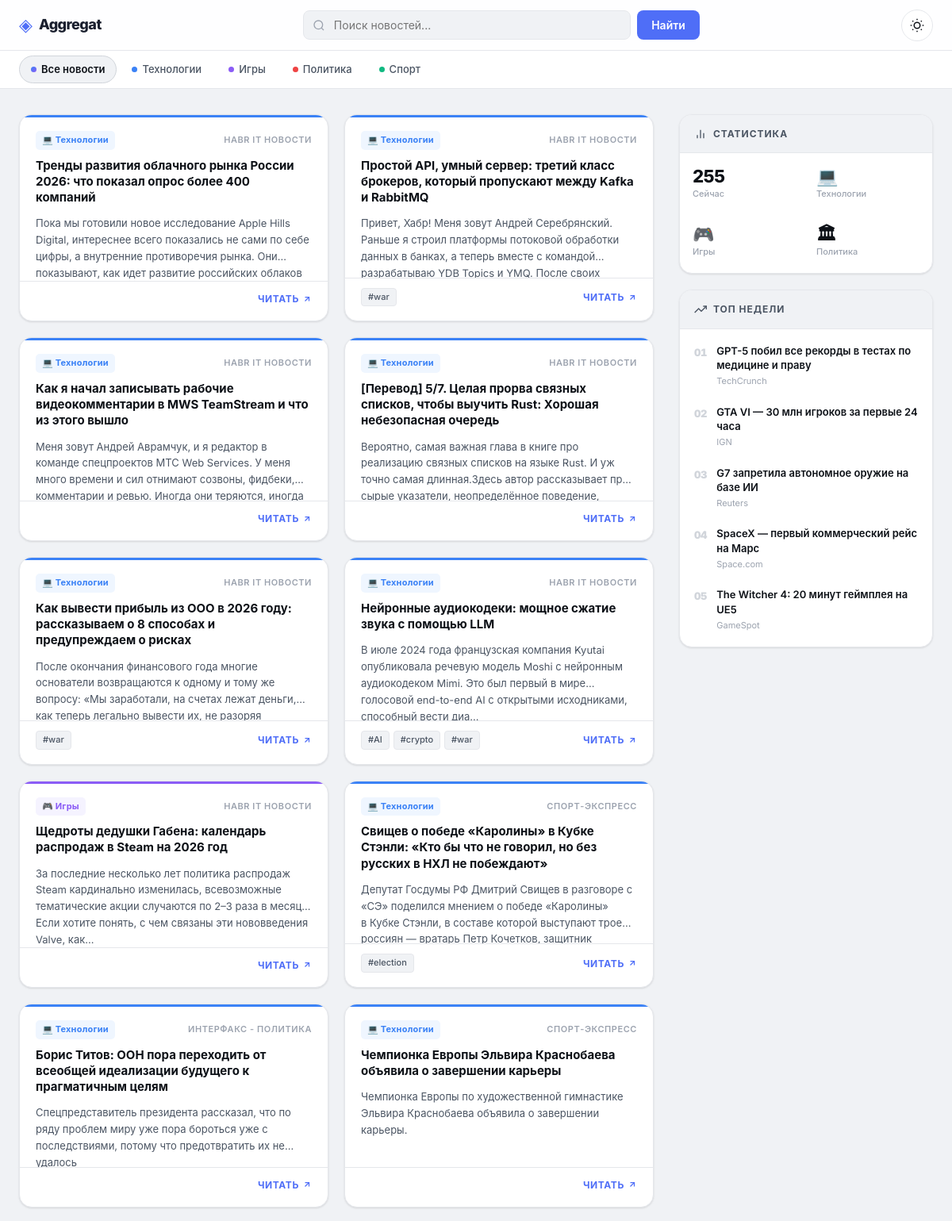
The page / (upper part) on the database its author committed.
### tables this page shows
CREATE TABLE articles (
        id INTEGER PRIMARY KEY AUTOINCREMENT,
        title TEXT UNIQUE,
        link TEXT,
        description TEXT,
        published TEXT,
        source TEXT,
        category TEXT DEFAULT 'Unknown',
        tags TEXT DEFAULT ''
    );

### app.py (the view)
@app.route("/")
def home():
    search = request.args.get("search", "")
    category = request.args.get("category", "")
    conn = get_connection()
    cursor = conn.cursor()
    query = """
        SELECT title, source, link, description, published, category, tags
        FROM articles
        WHERE 1=1
    """
    params = []
    if search:
        query += " AND title LIKE ?"
        params.append(f"%{search}%")
    if category:
        query += " AND category = ?"
        params.append(category)
    query += " ORDER BY id DESC"
    cursor.execute(query, params)
    articles = cursor.fetchall()
    conn.close()
    return render_template("index.html", articles=articles)

### app.py (called while the page is built)
def get_connection():
    return sqlite3.connect(DB_NAME)

### templates/index.html (shortened to what this page needs)
<!DOCTYPE html>
<html lang="ru">
<head>
    <link rel="stylesheet" href="{{ url_for('static', filename='style.css') }}">
</head>
<body>
<nav class="topnav">
    <div class="topnav-inner">
        <a class="brand" href="/">
            <span class="brand-icon">◈</span>
            <span class="brand-name">Aggregat</span>
        </a>
        <form class="search-form" method="GET" action="/">
            <div class="search-wrap">
                <input
                    type="text"
                    name="search"
                    placeholder="Поиск новостей..."
                    value="{{ request.args.get('search', '') }}"
                >
            </div>
            <button type="submit" class="btn-search">Найти</button>
        </form>
        <button class="theme-toggle" onclick="toggleTheme()" aria-label="Переключить тему">
            <svg class="icon-sun" width="18" height="18" viewBox="0 0 24 24" fill="none" stroke="currentColor" stroke-width="2"><circle cx="12" cy="12" r="5"/><path d="M12 1v2M12 21v2M4.22 4.22l1.42 1.42M18.36 18.36l1.42 1.42M1 12h2M21 12h2M4.22 19.78l1.42-1.42M18.36 5.64l1.42-1.42"/></svg>
        </button>
    </div>
</nav>
<div class="catbar">
    <div class="catbar-inner">
        {% set current_cat = request.args.get('category', '')|lower %}
        <a href="/" class="cat-pill {% if not current_cat %}active{% endif %}">
            <span class="cat-dot all"></span>Все новости
        </a>
        <a href="/?category=technology" class="cat-pill {% if current_cat == 'technology' %}active{% endif %}">
            <span class="cat-dot tech"></span>Технологии
        </a>
        <a href="/?category=gaming" class="cat-pill {% if current_cat == 'gaming' %}active{% endif %}">
            <span class="cat-dot gaming"></span>Игры
        </a>
        <a href="/?category=politics" class="cat-pill {% if current_cat == 'politics' %}active{% endif %}">
            <span class="cat-dot politics"></span>Политика
        </a>
        <a href="/?category=sport" class="cat-pill {% if current_cat == 'sport' %}active{% endif %}">
            <span class="cat-dot sport"></span>Спорт
        </a>
    </div>
</div>
<div class="page-wrapper">
    <main class="feed">
        {% if articles %}
            {% for article in articles %}
            {% set clean_cat = (article[5]|default('unknown')|string|trim|lower) %}
            <article class="card cat-{{ clean_cat }}">
                <div class="card-header">
                    <div class="card-meta-row">
                        <span class="badge badge-{{ clean_cat }}">
                            {% if clean_cat == 'technology' %}💻 Технологии
                            {% elif clean_cat == 'gaming' %}🎮 Игры
                            {% elif clean_cat == 'politics' %}🏛 Политика
                            {% elif clean_cat == 'sport' %}⚽ Спорт
                            {% else %}📰 Новости{% endif %}
                        </span>
                        <span class="source-name">{{ article[1] }}</span>
                    </div>
                    <h2 class="card-title"><a href="{{ article[2] }}" target="_blank" rel="noopener">{{ article[0] }}</a></h2>
                </div>
                {% if article[3] %}
                <p class="card-desc">{{ article[3][:200] }}{% if article[3]|length > 200 %}…{% endif %}</p>
                {% endif %}
                <div class="card-footer">
                    <div class="tags">
                        {% for tag in (article[6] or '').split(',') if tag.strip() %}
                        <span class="tag">#{{ tag.strip() }}</span>
                        {% endfor %}
                    </div>
                    <a href="{{ article[2] }}" target="_blank" rel="noopener" class="read-link">
                        Читать <svg width="12" height="12" viewBox="0 0 24 24" fill="none" stroke="currentColor" stroke-width="2.5"><line x1="7" y1="17" x2="17" y2="7"/><polyline points="7 7 17 7 17 17"/></svg>
                    </a>
                </div>
            </article>
            {% endfor %}
        {% endif %}
    </main>
    <aside class="sidebar">
        <div class="sidebar-sticky">
            <div class="widget">
                <div class="widget-header">
                    <svg width="16" height="16" viewBox="0 0 24 24" fill="none" stroke="currentColor" stroke-width="2"><path d="M18 20V10"/><path d="M12 20V4"/><path d="M6 20v-6"/></svg>
                </div>
                <div class="stats-grid">
                    <div class="stat-item">
                        <span class="stat-num">{{ articles|length }}</span>
                        <span class="stat-label">Сейчас</span>
                    </div>
                    <div class="stat-item">
                        <span class="stat-num tech-color">💻</span>
                        <span class="stat-label">Технологии</span>
                    </div>
                    <div class="stat-item">
                        <span class="stat-num gaming-color">🎮</span>
                        <span class="stat-label">Игры</span>
                    </div>
                    <div class="stat-item">
                        <span class="stat-num pol-color">🏛</span>
                        <span class="stat-label">Политика</span>
                    </div>
                </div>
            </div>
            <div class="widget">
                <div class="widget-header">
                    <svg width="16" height="16" viewBox="0 0 24 24" fill="none" stroke="currentColor" stroke-width="2"><polyline points="23 6 13.5 15.5 8.5 10.5 1 18"/><polyline points="17 6 23 6 23 12"/></svg>
                </div>
                <ol class="trending-list">
                    <li class="trending-item">
                        <span class="trend-num">01</span>
                        <div>
                            <a class="trend-title" href="#">GPT-5 побил все рекорды в тестах по медицине и праву</a>
                            <span class="trend-src">TechCrunch</span>
                        </div>
                    </li>
                    <li class="trending-item">
                        <span class="trend-num">02</span>
                        <div>
                            <a class="trend-title" href="#">GTA VI — 30 млн игроков за первые 24 часа</a>
                            <span class="trend-src">IGN</span>
                        </div>
                    </li>
                    <li class="trending-item">
                        <span class="trend-num">03</span>
                        <div>
                            <a class="trend-title" href="#">G7 запретила автономное оружие на базе ИИ</a>
                            <span class="trend-src">Reuters</span>
                        </div>
                    </li>
                    <li class="trending-item">
                        <span class="trend-num">04</span>
                        <div>
                            <a class="trend-title" href="#">SpaceX — первый коммерческий рейс на Марс</a>
                            <span class="trend-src">Space.com</span>
                        </div>
                    </li>
                    <li class="trending-item">
                        <span class="trend-num">05</span>
                        <div>
                            <a class="trend-title" href="#">The Witcher 4: 20 минут геймплея на UE5</a>
                            <span class="trend-src">GameSpot</span>
                        </div>
                    </li>
                </ol>
            </div>
        </div>
    </aside>
</div>
</body>
</html>

### rows shown on the page
articles: shows "💻 Технологии", source "HABR IT НОВОСТИ", title "Тренды развития облачного рынка России 2026: что показал опрос более 400 компаний", description "Пока мы готовили новое исследование Apple Hills Digital, интереснее всего показались не сами по себе цифры, а внутренние противоречия рынка. Они показывают, как идет развитие российских…"
articles: shows "💻 Технологии", source "HABR IT НОВОСТИ", title "Простой API, умный сервер: третий класс брокеров, который пропускают между Kafka и RabbitMQ", description "Привет, Хабр! Меня зовут Андрей Серебрянский. Раньше я строил платформы потоковой обработки данных в банках, а теперь вместе с командой разрабатываю YDB Topics и YMQ. После…", strip "war"
articles: shows "💻 Технологии", source "HABR IT НОВОСТИ", title "Как я начал записывать рабочие видеокомментарии в MWS TeamStream и что из этого вышло", description "Меня зовут Андрей Аврамчук, и я редактор в команде спецпроектов МТС Web Services. У меня много времени и сил отнимают созвоны, фидбеки, комментарии и ревью. Иногда они теряются,…"
articles: shows "💻 Технологии", source "HABR IT НОВОСТИ", title "[Перевод] 5/7. Целая прорва связных списков, чтобы выучить Rust: Хорошая небезопасная очередь", description "Вероятно, самая важная глава в книге про реализацию связных списков на языке Rust. И уж точно самая длинная.Здесь автор рассказывает про сырые указатели, неопределённое…"
articles: shows "💻 Технологии", source "HABR IT НОВОСТИ", title "Как вывести прибыль из ООО в 2026 году: рассказываем о 8 способах и предупреждаем о рисках", description "После окончания финансового года многие основатели возвращаются к одному и тому же вопросу: «Мы заработали, на счетах лежат деньги, как теперь легально вывести их, не…", strip "war"
articles: shows "💻 Технологии", source "HABR IT НОВОСТИ", title "Нейронные аудиокодеки: мощное сжатие звука с помощью LLM", description "В июле 2024 года французская компания Kyutai опубликовала речевую модель Moshi с нейронным аудиокодеком Mimi. Это был первый в мире голосовой end-to-end AI с открытыми исходниками, способный вести диа", strip "AI" "crypto" "war"
articles: shows "🎮 Игры", source "HABR IT НОВОСТИ", title "Щедроты дедушки Габена: календарь распродаж в Steam на 2026 год", description "За последние несколько лет политика распродаж Steam кардинально изменилась, всевозможные тематические акции случаются по 2–3 раза в месяц. Если хотите понять, с чем связаны эти нововведения Valve, как"
articles: shows "💻 Технологии", source "СПОРТ-ЭКСПРЕСС", title "Свищев о победе «Каролины» в Кубке Стэнли: «Кто бы что не говорил, но без русских в НХЛ не побеждают»", description "Депутат Госдумы РФ Дмитрий Свищев в разговоре с «СЭ» поделился мнением о победе «Каролины» в Кубке Стэнли, в составе которой выступают трое россиян — вратарь Петр Кочетков,…", strip "election"
articles: shows "💻 Технологии", source "ИНТЕРФАКС - ПОЛИТИКА", title "Борис Титов: ООН пора переходить от всеобщей идеализации будущего к прагматичным целям", description "Спецпредставитель президента рассказал, что по ряду проблем миру уже пора бороться уже с последствиями, потому что предотвратить их не удалось"
articles: shows "💻 Технологии", source "СПОРТ-ЭКСПРЕСС", title "Чемпионка Европы Эльвира Краснобаева объявила о завершении карьеры", description "Чемпионка Европы по художественной гимнастике Эльвира Краснобаева объявила о завершении карьеры."
